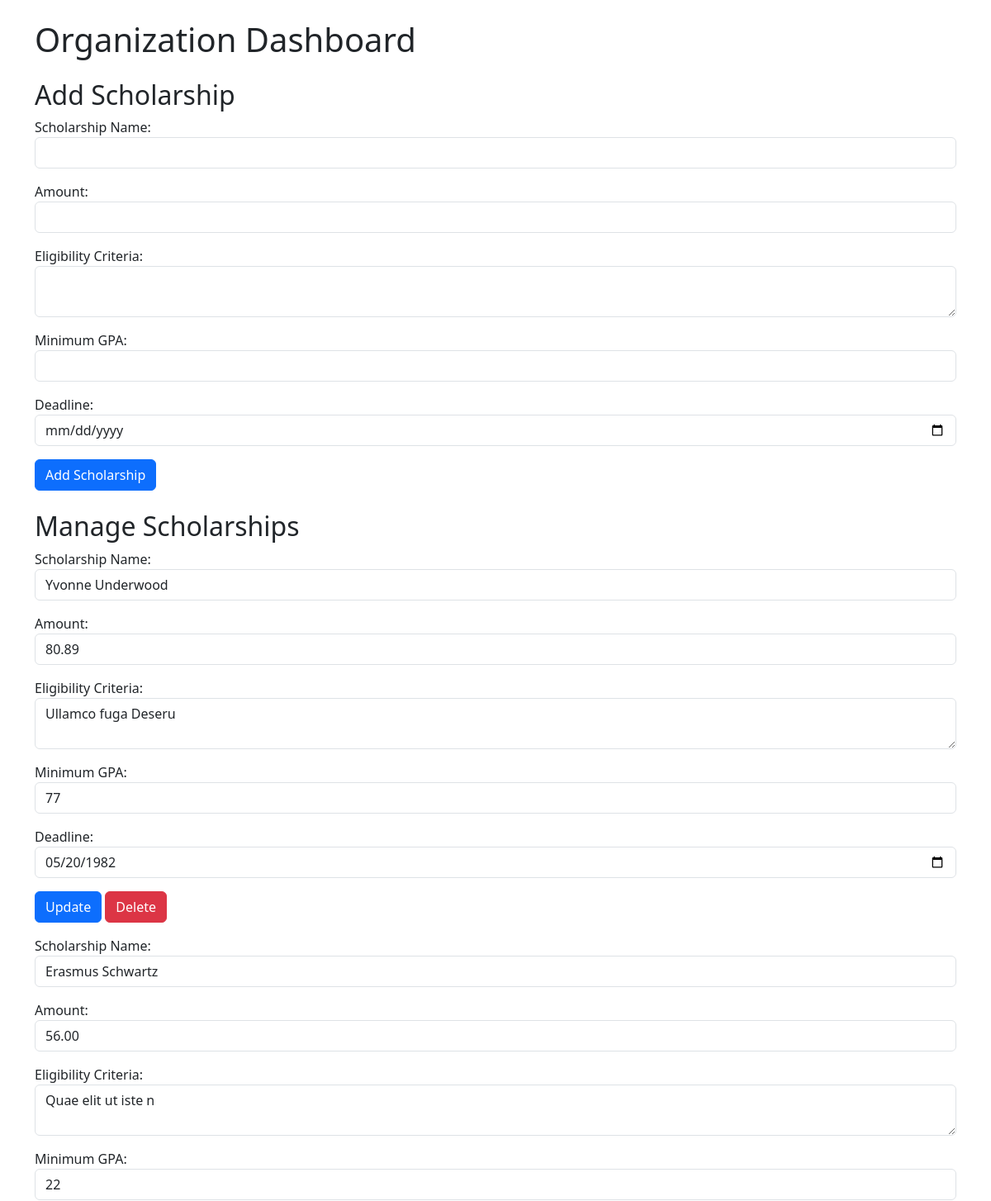
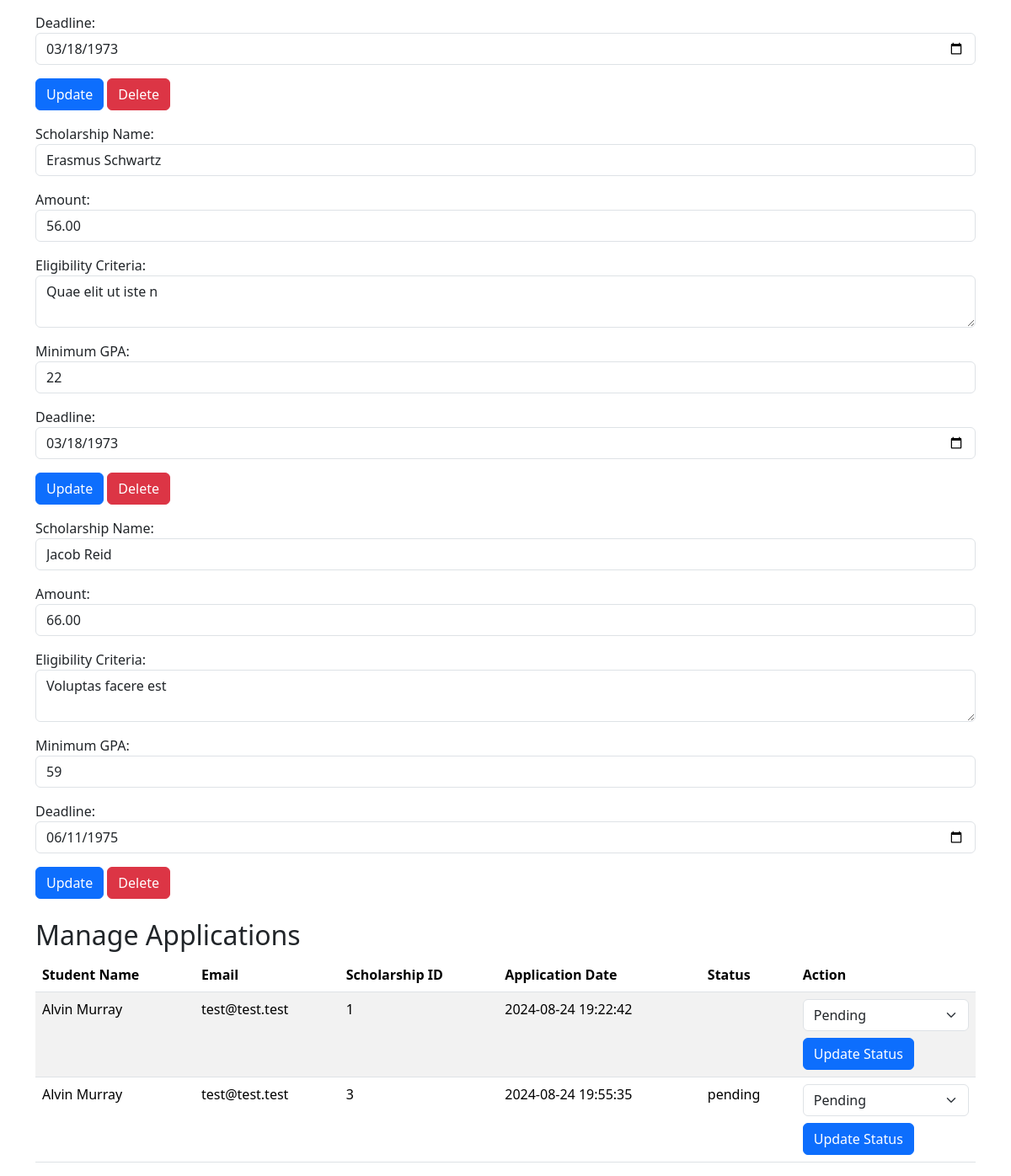
The app's page /org_dashboard.php (signed in) with its own data (2 pictures, top to bottom).
### tables this page shows
CREATE TABLE `scholarships` (
  `id` int(11) NOT NULL,
  `org_id` int(11) NOT NULL,
  `name` varchar(100) NOT NULL,
  `amount` decimal(10,2) NOT NULL,
  `eligibility_criteria` text NOT NULL,
  `min_gpa` float NOT NULL,
  `deadline` date NOT NULL
);

CREATE TABLE `applications` (
  `id` int(11) NOT NULL,
  `scholarship_id` int(11) NOT NULL,
  `student_id` int(11) NOT NULL,
  `application_date` timestamp NOT NULL DEFAULT current_timestamp(),
  `status` enum('pending','accepted','rejected') DEFAULT 'pending'
);

CREATE TABLE `students` (
  `id` int(11) NOT NULL,
  `full_name` varchar(100) NOT NULL,
  `email` varchar(100) NOT NULL,
  `phone` varchar(15) NOT NULL,
  `password` varchar(255) NOT NULL,
  `dob` date NOT NULL,
  `gender` enum('male','female','others') NOT NULL,
  `permanent_address` varchar(255) NOT NULL,
  `temporary_address` varchar(255) NOT NULL,
  `document_type` enum('citizen','birth-certificate') NOT NULL,
  `document_number` varchar(50) NOT NULL,
  `document_upload` varchar(255) NOT NULL,
  `gpa` float NOT NULL,
  `marksheet_upload` varchar(255) DEFAULT NULL,
  `personal_statement` varchar(255) NOT NULL,
  `supporting_documents` varchar(255) DEFAULT NULL,
  `military_personal` tinyint(1) NOT NULL,
  `government_school` tinyint(1) NOT NULL
);

### org_dashboard.php (the view, shortened to what this page needs)
<?php
include 'config.php';
$organization_id = $_SESSION['user_id'];
$sql = "SELECT * FROM scholarships WHERE org_id = :organization_id";
$stmt = $pdo->prepare($sql);
$stmt->execute([':organization_id' => $organization_id]);
$scholarships = $stmt->fetchAll();
$sql = "SELECT a.*, s.full_name, s.email FROM applications a JOIN students s ON a.student_id = s.id WHERE a.scholarship_id IN (SELECT id FROM scholarships WHERE org_id = :organization_id)";
$stmt = $pdo->prepare($sql);
$stmt->execute([':organization_id' => $organization_id]);
$applications = $stmt->fetchAll();
?>
<!DOCTYPE html>
<html lang="en">
<head>
    <link rel="stylesheet" href="Stylesheets/bootstrap.min.css" />
</head>
<body>
    <div class="container">
        <h1 class="mt-4">Organization Dashboard</h1>
        <h2 class="mt-4">Add Scholarship</h2>
        <form method="POST">
            <div class="mb-3">
                <label for="name">Scholarship Name:</label>
                <input type="text" id="name" name="name" class="form-control" required />
            </div>
            <div class="mb-3">
                <label for="amount">Amount:</label>
                <input type="number" id="amount" name="amount" class="form-control" step="0.01" required />
            </div>
            <div class="mb-3">
                <label for="eligibility_criteria">Eligibility Criteria:</label>
                <textarea id="eligibility_criteria" name="eligibility_criteria" class="form-control" required></textarea>
            </div>
            <div class="mb-3">
                <label for="min_gpa">Minimum GPA:</label>
                <input type="number" id="min_gpa" name="min_gpa" class="form-control" step="0.01" required />
            </div>
            <div class="mb-3">
                <label for="deadline">Deadline:</label>
                <input type="date" id="deadline" name="deadline" class="form-control" required />
            </div>
            <button type="submit" class="btn btn-primary">Add Scholarship</button>
        </form>
        <h2 class="mt-4">Manage Scholarships</h2>
        <?php foreach ($scholarships as $scholarship): ?>
            <form method="POST" class="mb-3">
                <div class="mb-3">
                    <label for="name_<?php echo htmlspecialchars($scholarship['id']); ?>">Scholarship Name:</label>
                    <input type="text" id="name_<?php echo htmlspecialchars($scholarship['id']); ?>" name="name" class="form-control" value="<?php echo htmlspecialchars($scholarship['name']); ?>" required />
                </div>
                <div class="mb-3">
                    <label for="amount_<?php echo htmlspecialchars($scholarship['id']); ?>">Amount:</label>
                    <input type="number" id="amount_<?php echo htmlspecialchars($scholarship['id']); ?>" name="amount" class="form-control" step="0.01" value="<?php echo htmlspecialchars($scholarship['amount']); ?>" required />
                </div>
                <div class="mb-3">
                    <label for="eligibility_criteria_<?php echo htmlspecialchars($scholarship['id']); ?>">Eligibility Criteria:</label>
                    <textarea id="eligibility_criteria_<?php echo htmlspecialchars($scholarship['id']); ?>" name="eligibility_criteria" class="form-control" required><?php echo htmlspecialchars($scholarship['eligibility_criteria']); ?></textarea>
                </div>
                <div class="mb-3">
                    <label for="min_gpa_<?php echo htmlspecialchars($scholarship['id']); ?>">Minimum GPA:</label>
                    <input type="number" id="min_gpa_<?php echo htmlspecialchars($scholarship['id']); ?>" name="min_gpa" class="form-control" step="0.01" value="<?php echo htmlspecialchars($scholarship['min_gpa']); ?>" required />
                </div>
                <div class="mb-3">
                    <label for="deadline_<?php echo htmlspecialchars($scholarship['id']); ?>">Deadline:</label>
                    <input type="date" id="deadline_<?php echo htmlspecialchars($scholarship['id']); ?>" name="deadline" class="form-control" value="<?php echo htmlspecialchars($scholarship['deadline']); ?>" required />
                </div>
                <button type="submit" class="btn btn-primary" name="update_scholarship">Update</button>
                <button type="submit" class="btn btn-danger" name="delete_scholarship">Delete</button>
            </form>
        <?php endforeach; ?>
        <h2 class="mt-4">Manage Applications</h2>
        <table class="table table-striped">
            <thead>
                <tr>
                    <th>Student Name</th>
                    <th>Email</th>
                    <th>Scholarship ID</th>
                    <th>Application Date</th>
                    <th>Status</th>
                    <th>Action</th>
                </tr>
            </thead>
            <tbody>
                <?php foreach ($applications as $application): ?>
                    <tr>
                        <td><?php echo htmlspecialchars($application['full_name']); ?></td>
                        <td><?php echo htmlspecialchars($application['email']); ?></td>
                        <td><?php echo htmlspecialchars($application['scholarship_id']); ?></td>
                        <td><?php echo htmlspecialchars($application['application_date']); ?></td>
                        <td><?php echo htmlspecialchars($application['status']); ?></td>
                        <td>
                            <form method="POST">
                                <select name="status" class="form-select">
                                    <option value="pending" <?php echo $application['status'] === 'pending' ? 'selected' : ''; ?>>Pending</option>
                                </select>
                                <button type="submit" class="btn btn-primary mt-2" name="update_application_status">Update Status</button>
                            </form>
                        </td>
                    </tr>
                <?php endforeach; ?>
            </tbody>
        </table>
    </div>
</body>
</html>

### records on screen
scholarships: name "Yvonne Underwood", amount "80.89", eligibility_criteria "Ullamco fuga Deseru", min_gpa "77", deadline "05/20/1982"
scholarships: name "Erasmus Schwartz", amount "56.00", eligibility_criteria "Quae elit ut iste n", min_gpa "22", deadline "03/18/1973"
scholarships: name "Erasmus Schwartz", amount "56.00", eligibility_criteria "Quae elit ut iste n", min_gpa "22", deadline "03/18/1973"
scholarships: name "Jacob Reid", amount "66.00", eligibility_criteria "Voluptas facere est", min_gpa "59", deadline "06/11/1975"
applications: student.full_name "Alvin Murray", student.email "test@test.test", scholarship "1", application_date "2024-08-24 19:22:42"
applications: student.full_name "Alvin Murray", student.email "test@test.test", scholarship "3", application_date "2024-08-24 19:55:35", status "pending", status "Pending"
